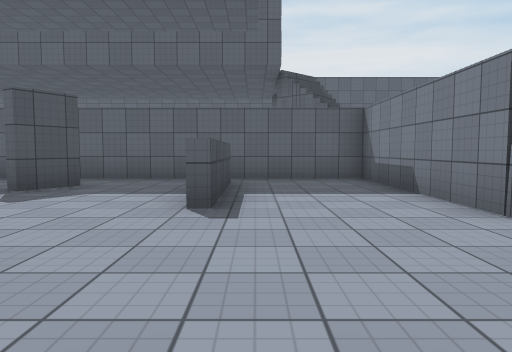
view 1 (above)

24 first-person views from a walk through a scene from a Unity 3-D project. The camera is 1.2 m above the floor, tilts 4° down and sees 70° across. The floor is counted in squares, 2 m on a side. Each view is taken from the middle of a square. On the plan, view 1 faces up. The plan holds only what a view shows up to about 10 squares ahead; the rest is blank. The place goes on beyond the plan. Surface patterns are stand-ins for the level's own textures.

view 2
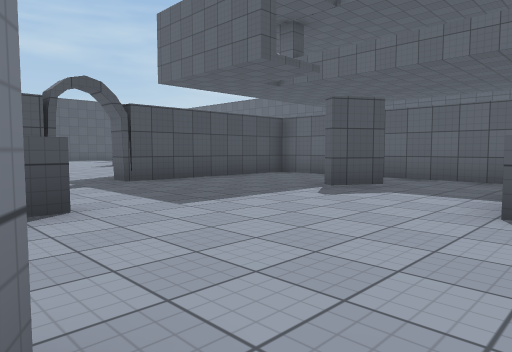

view 3
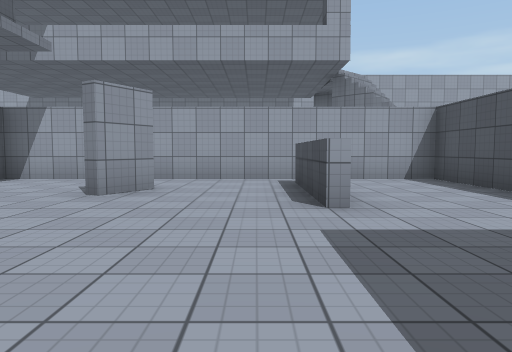

view 4
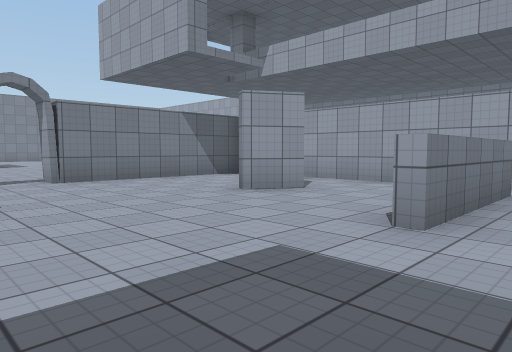

view 5
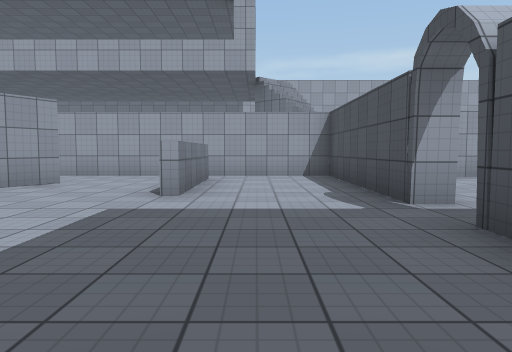

view 6
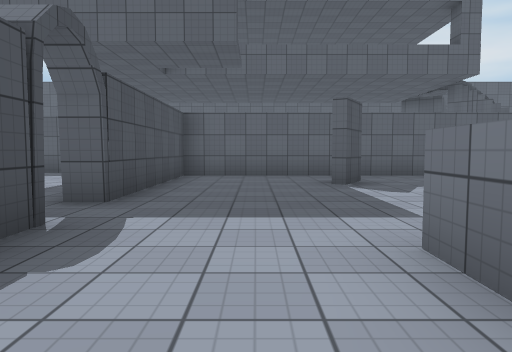

view 7
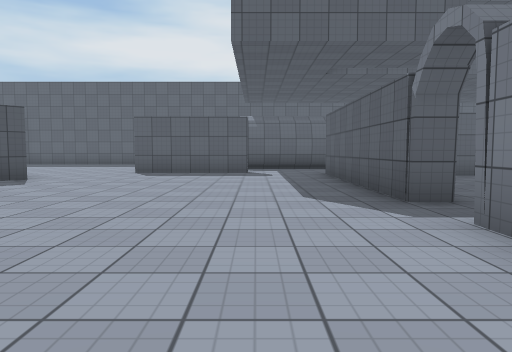

view 8
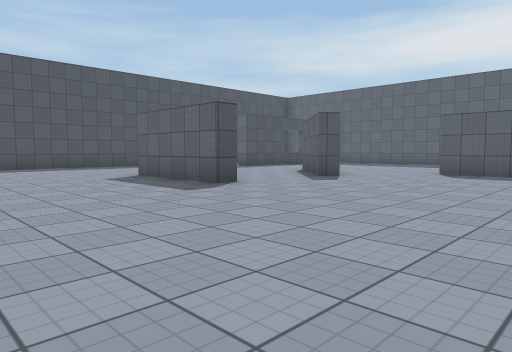

view 9
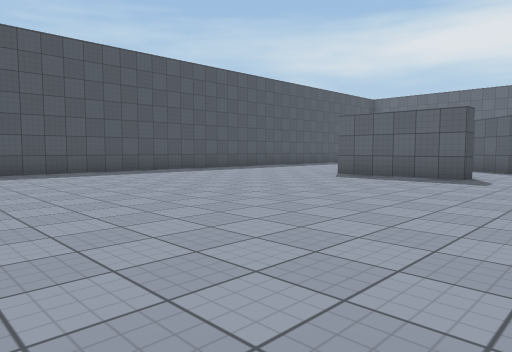

view 10
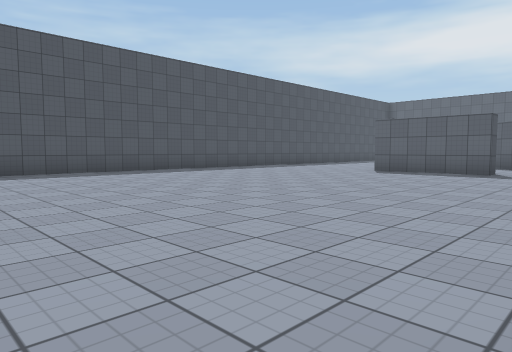

view 11
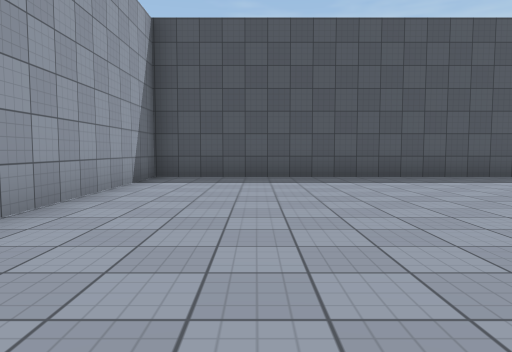

view 12
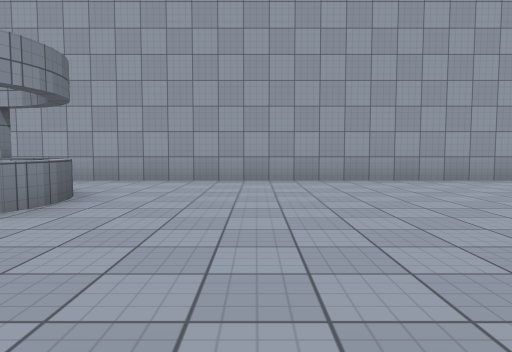

view 13
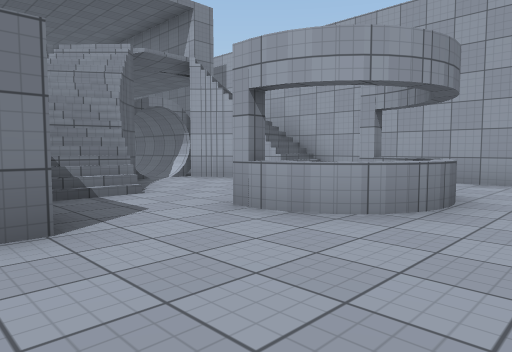

view 14
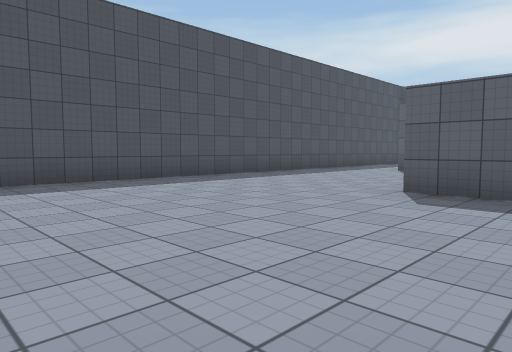

view 15
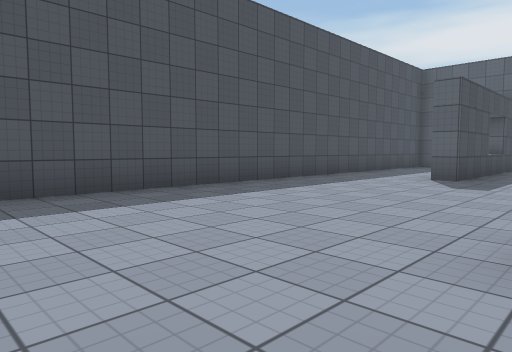

view 16
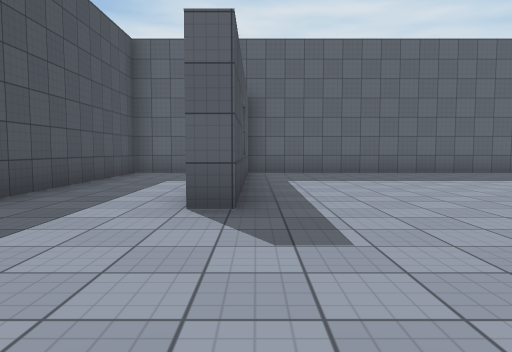

view 17
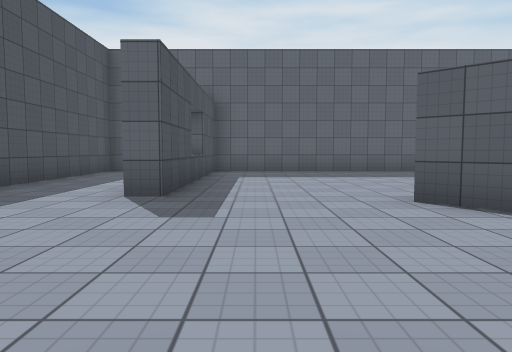

view 18
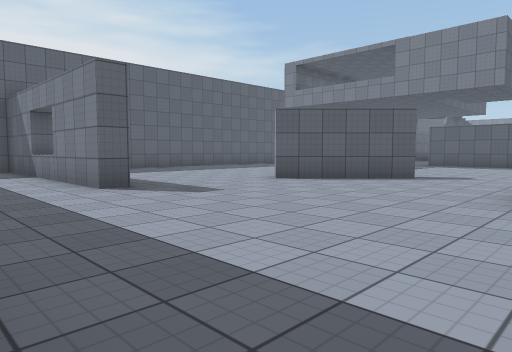

view 19
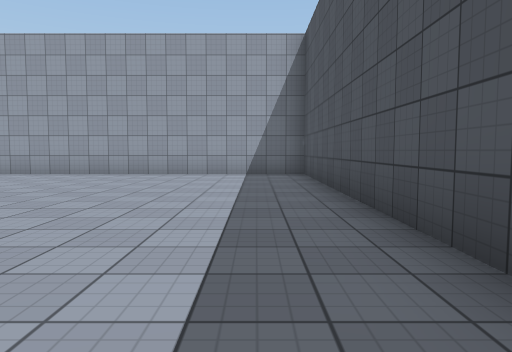

view 20
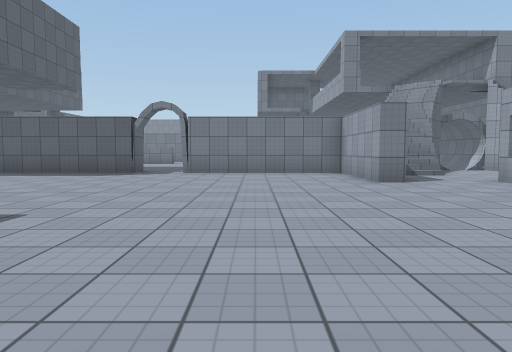

view 21
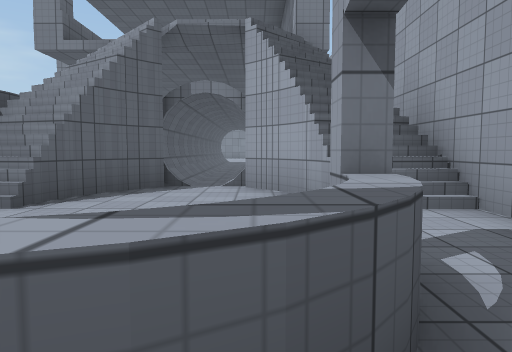

view 22
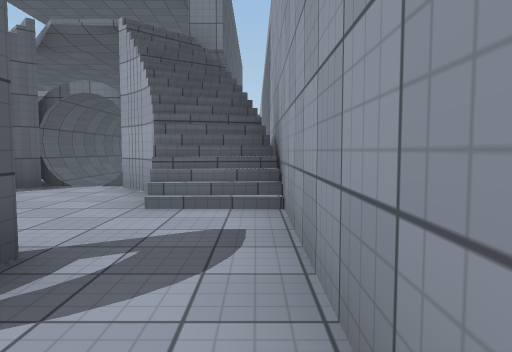

view 23
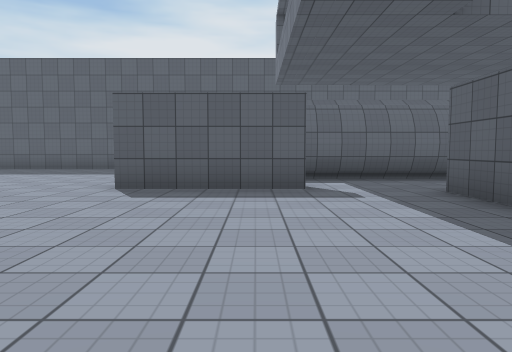

view 24
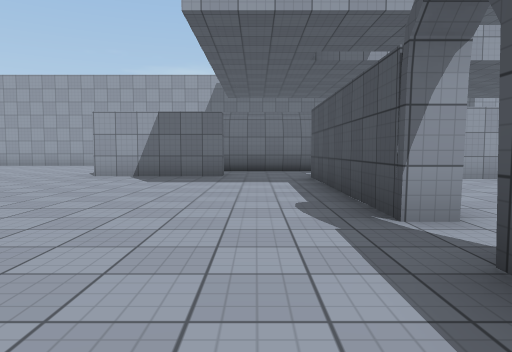

### Floor plan
Key: @ floor where view 1 was taken; # wall or solid block; . floor; / step, stairs or slope; ^ raised ledge.
Columns run from 23 left of view 1 to 10 right of it. Each row starts with its distance up from view 1.
 15 ############
 14 #...#......
 13 #...#......
 12 #...^.....
 11 #...#......   ####
 10 #...#......   ....      //
  9 #...#......###...       //
  8 #......##.......###########
  7 #.......##......#.........#
  6 #...............#...#.....#
  5 #...............#.........#.
  4 #...............#.........#..
  3 #.....###.....................
  2 #.............................
  1 #...............#..^......#....
  0 #...............#..^..#@..#.....
 -1 #...............#..^......#.....
 -2 #...............#.........#......
 -3 #............##############......
 -4 #..............///        ..###...
 -5 #...........^#..//####          ..
 -6 #................/////
 -7 #...........^....////
 -8 #...........##.///#
 -9 #............../#/
-10 ###################

Where each view was taken, in squares from view 1:
view 1: 0 up, 0 right, facing up
view 2: 0 up, 0 right, facing up-left
view 3: 5 up, 3 left, facing down
view 4: 4 up, 5 left, facing down-right
view 5: 6 up, 5 left, facing down
view 6: 1 down, 5 left, facing up
view 7: 1 down, 9 left, facing up
view 8: 1 down, 9 left, facing up-left
view 9: 5 down, 12 left, facing up-left
view 10: 7 down, 12 left, facing up-left
view 11: 7 down, 14 left, facing left
view 12: 2 down, 14 left, facing down
view 13: 2 down, 13 left, facing down-right
view 14: 2 down, 15 left, facing up-left
view 15: 1 up, 17 left, facing up-left
view 16: 5 up, 19 left, facing up
view 17: 4 up, 18 left, facing up
view 18: 3 up, 22 left, facing up-right
view 19: 0 up, 21 left, facing down
view 20: 0 up, 17 left, facing right
view 21: 7 down, 12 left, facing right
view 22: 9 down, 12 left, facing right
view 23: 3 up, 10 left, facing up
view 24: 5 up, 4 right, facing down
